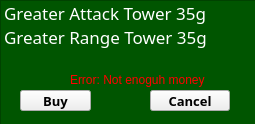
<?xml version="1.0" encoding="UTF-8"?>
<ui version="4.0">
 <class>CreateTower</class>
 <widget class="QWidget" name="CreateTower">
  <property name="enabled">
   <bool>true</bool>
  </property>
  <property name="geometry">
   <rect>
    <x>0</x>
    <y>0</y>
    <width>255</width>
    <height>124</height>
   </rect>
  </property>
  <property name="cursor">
   <cursorShape>PointingHandCursor</cursorShape>
  </property>
  <property name="contextMenuPolicy">
   <enum>Qt::DefaultContextMenu</enum>
  </property>
  <property name="windowTitle">
   <string>Create a tower</string>
  </property>
  <property name="windowIcon">
   <iconset resource="../Data/resources.qrc">
    <normaloff>:/images/tower/greater_attack_tower.jpg</normaloff>:/images/tower/greater_attack_tower.jpg</iconset>
  </property>
  <property name="windowOpacity">
   <double>1.000000000000000</double>
  </property>
  <property name="toolTip">
   <string notr="true"/>
  </property>
  <property name="statusTip">
   <string notr="true"/>
  </property>
  <property name="whatsThis">
   <string notr="true"/>
  </property>
  <widget class="QListWidget" name="createList">
   <property name="geometry">
    <rect>
     <x>0</x>
     <y>0</y>
     <width>261</width>
     <height>131</height>
    </rect>
   </property>
   <property name="cursor" stdset="0">
    <cursorShape>PointingHandCursor</cursorShape>
   </property>
   <property name="styleSheet">
    <string notr="true">background-color: rgb(0, 85, 0);
color: rgb(255,255,255);</string>
   </property>
   <item>
    <property name="text">
     <string>Greater Attack Tower 35g</string>
    </property>
    <property name="font">
     <font>
      <family>MS Gothic</family>
      <pointsize>13</pointsize>
     </font>
    </property>
    <property name="icon">
     <iconset resource="../Data/resources.qrc">
      <normaloff>:/images/tower/greater_attack_tower.jpg</normaloff>:/images/tower/greater_attack_tower.jpg</iconset>
    </property>
   </item>
   <item>
    <property name="text">
     <string>Greater Range Tower 35g</string>
    </property>
    <property name="font">
     <font>
      <family>MS Gothic</family>
      <pointsize>13</pointsize>
     </font>
    </property>
    <property name="icon">
     <iconset resource="../Data/resources.qrc">
      <normaloff>:/images/tower/greater_range_tower.jpg</normaloff>:/images/tower/greater_range_tower.jpg</iconset>
    </property>
   </item>
  </widget>
  <widget class="QPushButton" name="buyButton">
   <property name="geometry">
    <rect>
     <x>20</x>
     <y>90</y>
     <width>71</width>
     <height>21</height>
    </rect>
   </property>
   <property name="font">
    <font>
     <family>MS Gothic</family>
     <pointsize>10</pointsize>
     <weight>75</weight>
     <bold>true</bold>
    </font>
   </property>
   <property name="cursor">
    <cursorShape>PointingHandCursor</cursorShape>
   </property>
   <property name="text">
    <string>Buy</string>
   </property>
  </widget>
  <widget class="QPushButton" name="cancelButton">
   <property name="geometry">
    <rect>
     <x>150</x>
     <y>90</y>
     <width>80</width>
     <height>21</height>
    </rect>
   </property>
   <property name="font">
    <font>
     <family>MS Gothic</family>
     <pointsize>10</pointsize>
     <weight>75</weight>
     <bold>true</bold>
    </font>
   </property>
   <property name="cursor">
    <cursorShape>PointingHandCursor</cursorShape>
   </property>
   <property name="text">
    <string>Cancel</string>
   </property>
  </widget>
  <widget class="QLabel" name="label">
   <property name="geometry">
    <rect>
     <x>70</x>
     <y>70</y>
     <width>151</width>
     <height>20</height>
    </rect>
   </property>
   <property name="styleSheet">
    <string notr="true">color: red;</string>
   </property>
   <property name="text">
    <string>Error: Not enoguh money</string>
   </property>
  </widget>
 </widget>
 <resources>
  <include location="../Data/resources.qrc"/>
 </resources>
 <connections>
  <connection>
   <sender>buyButton</sender>
   <signal>clicked()</signal>
   <receiver>CreateTower</receiver>
   <slot>buy()</slot>
   <hints>
    <hint type="sourcelabel">
     <x>65</x>
     <y>100</y>
    </hint>
    <hint type="destinationlabel">
     <x>127</x>
     <y>56</y>
    </hint>
   </hints>
  </connection>
  <connection>
   <sender>cancelButton</sender>
   <signal>clicked()</signal>
   <receiver>CreateTower</receiver>
   <slot>cancel()</slot>
   <hints>
    <hint type="sourcelabel">
     <x>189</x>
     <y>100</y>
    </hint>
    <hint type="destinationlabel">
     <x>127</x>
     <y>56</y>
    </hint>
   </hints>
  </connection>
 </connections>
 <slots>
  <slot>buy()</slot>
  <slot>cancel()</slot>
 </slots>
</ui>
